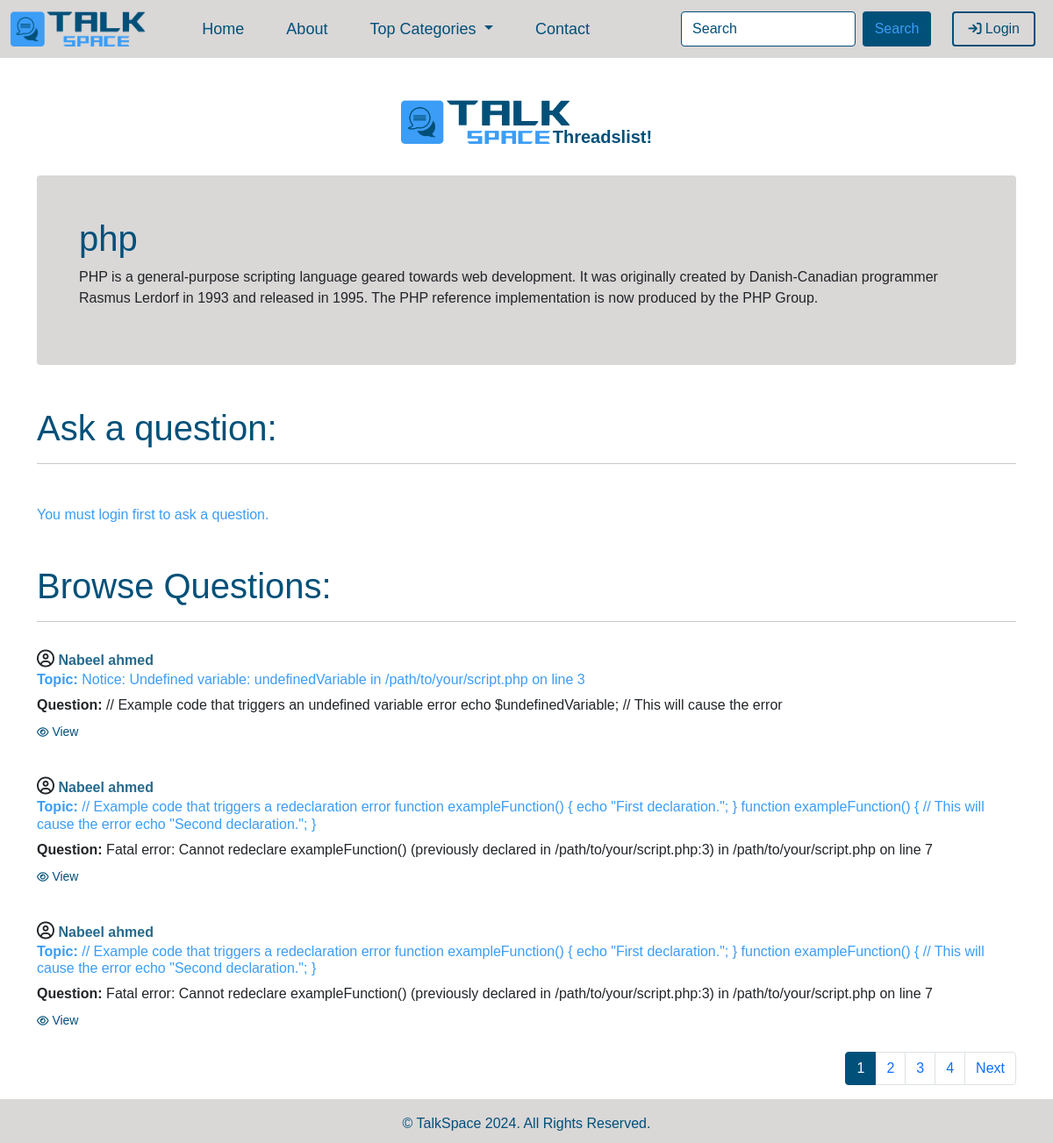
Page /threadlist.php?catid=1&catname=php on the committed database.
### tables this page shows
CREATE TABLE `categories` (
  `category_id` int(11) NOT NULL,
  `category_name` varchar(255) NOT NULL,
  `category_description` text NOT NULL,
  `category_added` datetime NOT NULL DEFAULT current_timestamp()
);

CREATE TABLE `threads` (
  `thread_id` int(11) NOT NULL,
  `thread_cat` varchar(220) NOT NULL,
  `thread_username` varchar(220) NOT NULL,
  `thread_topic` varchar(1255) NOT NULL,
  `thread_question` text NOT NULL,
  `thread_time` datetime NOT NULL DEFAULT current_timestamp()
);

### threadlist.php (the view, shortened to what this page needs)
<!doctype html>
<html lang="en">
<head>
    <link href="https://cdn.jsdelivr.net/npm/bootstrap@5.0.2/dist/css/bootstrap.min.css" rel="stylesheet"
>
    <link rel="stylesheet" href="https://cdnjs.cloudflare.com/ajax/libs/font-awesome/6.6.0/css/all.min.css">
    <link rel="stylesheet" href="style/style.css">
</head>
<body>
    <?php include 'partials/_header.php'; ?>
    <section id="hero">
        <?php
        if(isset($_GET['catid'])){
            $id = $_GET['catid'];
        }
            $sql="SELECT * FROM `categories` WHERE `category_id` = '$id'";
            $result = mysqli_query($conn, $sql);
            while($row = mysqli_fetch_assoc($result)){
                $cat_topic = $row['category_name'];
                $cat_desc = $row['category_description'];
            }
        ?>
        <div class="container d-flex justify-content-center my-5 mb-0">
            <img src="asset/logo/logo.png" alt="" height="50px">
            <h5 class="category_heading"><b>Threadslist!</b></h5>
        </div>
        <div class="container ">
            <div class="jumbotron mt-4 p-5   rounded">
                <h1><?php echo $cat_topic; ?></h1>
                <p><?php echo $cat_desc; ?></p>
            </div>
        </div>
        <?php
        if (isset($_SESSION['loggedin']) && $_SESSION['loggedin'] == true){
            echo'
            <div class="ask_question container">
            <h1 class="mt-5">Ask a question:</h1>
            <hr>
            <div class="row">
                <div class="col-lg-6">
                    <form action="' . $_SERVER['REQUEST_URI'] . '" method="post">
                        <div class="form-group mt-2">
                            <label class="form-label"><b>Topic:</b></label>
                            <input type="text" class="form-control" id="topic" name="thread_topic"
                                aria-describedby="emailHelp" placeholder="Enter question topic" Required>
                        </div>
                        <div class="form-group mt-2">
                            <label class="form-label"><b>Question:</b></label>
                            <textarea class="form-control" placeholder="Enter question" id="exampleFormControlTextarea1"
                                name="thread_question" rows="8" Required></textarea>
                        </div>
                        <div class="form-group mt-3 mb-3">
                            <button type="submit" class="btn btn-outline-success">Submit</button>
                        </div>
                    </form>
                </div>
                <div class="col-lg-6">
                    <img src="asset/img/threadlist-bg.jpg" alt="Image"class="img-fluid ">
                </div>
            </div>
        </div>
            ';
        }
        else{
            echo '
            <div class="ask_question container">
            <h1 class="mt-5">Ask a question:</h1>
            <hr>
            <div class="media-body my-5">
                <h6>You must login first to ask a question.</h6>
            </div>
            </div>
            ';
        }
        ?>
        <div class="questions container">
            <h1 class="mt-3">Browse Questions:</h1>
            <hr>
            <?php
            if(isset($_GET['catname'])){
                $catname = $_GET['catname'];
                $page = isset($_GET['page']) ? $_GET['page'] : 1;
                $limit = 3;
                $offset = ($page - 1) * $limit;
                $sql = "SELECT * FROM `threads` WHERE `thread_cat` = '$catname' ORDER BY `thread_id` DESC LIMIT $offset, $limit";
                $result = mysqli_query($conn, $sql);
                $num = mysqli_num_rows($result);
                if($num > 0){
                while($row = mysqli_fetch_assoc($result)){
                    $id = $row['thread_id'];
                    $username = $row['thread_username'];
                    $topic = $row['thread_topic'];
                    $question = $row['thread_question'];
                    echo'
                    <div class="media py-3">
                        <div class="media-body mb-2">
                            <i class="fa-regular fa-circle-user" style=" font-size: 20px; "></i>
                            <strong>'.$username.'</strong>
                            <h6><b>Topic: </b>'.$topic.'</h6>
                            <p><b>Question: </b>'.$question.'</p>
                                <div class="view_btn">
                                <a href="thread.php?thread_id='.$id.'">
                                <small>
                                <i class="fa-regular fa-eye" style=" font-size: 12px; "></i>
                                View
                                </small>
                                </a>
                                </div>
                        </div>
                    </div>
                    ';
                }
                }
                    else{
                        echo '
                        <div class="media-body my-5">
                        <h6>No one asks questions in the '. $cat_topic .' thread.</h6>
                        </div>
                        ';
                    }
            }
            if($num > 0){
                $id = $_GET['catid'];
                $catname = $_GET['catname'];
                $sql = "SELECT * FROM `threads` WHERE `thread_cat` = '$catname'";
                $result = mysqli_query($conn, $sql);
                $total = mysqli_num_rows($result);
                $pages = ceil($total / $limit);
                if ($pages > 1) {
                    echo '<nav aria-label="Page navigation example">
                            <ul class="pagination">';
                    for ($i = 1; $i <= $pages; $i++) {
                        $active = $i == $page ? 'active' : '';
                        echo '
                        <li class="page-item ' . $active . '">
                            <a class="page-link" href="threadlist.php?catid=' . $id . '&catname=' . $catname . '&page=' . $i . '">' . $i . '</a>
                        </li>';
                    }
                    if ($page < $pages) {
                        echo '<li class="page-item"><a class="page-link" href="threadlist.php?catid=' . $id . '&catname=' . $catname . '&page=' . ($page + 1) . '">Next</a></li>';
                    }
                    echo '  </ul>
                        </nav>';
                }
                }
                ?>
    </section>
    <?php include 'partials/_footer.php'; ?>
</body>
</html>

### style/style.css (style rules this page uses)
* { font-family: 'Gill Sans', 'Gill Sans MT', Calibri, 'Trebuchet MS', sans-serif; }
* a { text-decoration: none; color: inherit; }
#hero { max-height: 100%; max-width: 100%; min-height: 100vh; }
#hero .category_heading { color: #015079; margin-top: 30px; margin-left: -20px; }
#hero .active .page-link { background-color: #015079; border-color: #015079; }
#hero .pagination { justify-content: right; }
#hero .pagination .page-link { transition: 0.3s ease-in-out; }
.jumbotron h1, h3, strong { color: #015079; }
.jumbotron { background-color: #dad7d7; }
.ask_question h1 { color: #015079; }
.questions h1 { color: #015079; }
.media-body strong { color: #014f79da; }
.media-body h6 { color: #3B9DF6; }
.media-body small { color: #015079; }
.view_btn { margin-top: -10px; }

### rows in the picture
categories: category_name "php", category_description "PHP is a general-purpose scripting language geared towards web development. It was originally created by Danish-Canadian programmer Rasmus Lerdorf in 1993 and released in 1995. The PHP reference implementation is now produced by the PHP Group."
threads: thread_username "Nabeel ahmed", thread_topic "Notice: Undefined variable: undefinedVariable in /path/to/your/script.php on line 3", thread_question "// Example code that triggers an undefined variable error echo $undefinedVariable; // This will cause the error"
threads: thread_username "Nabeel ahmed", thread_topic "// Example code that triggers a redeclaration error function exampleFunction() { echo \"First declaration.\"; } function exampleFunction() { // This will cause the error echo \"Second declaration.\"; }", thread_question "Fatal error: Cannot redeclare exampleFunction() (previously declared in /path/to/your/script.php:3) in /path/to/your/script.php on line 7"
threads: thread_username "Nabeel ahmed", thread_topic "// Example code that triggers a redeclaration error function exampleFunction() { echo \"First declaration.\"; } function exampleFunction() { // This will cause the error echo \"Second declaration.\"; }", thread_question "Fatal error: Cannot redeclare exampleFunction() (previously declared in /path/to/your/script.php:3) in /path/to/your/script.php on line 7"
